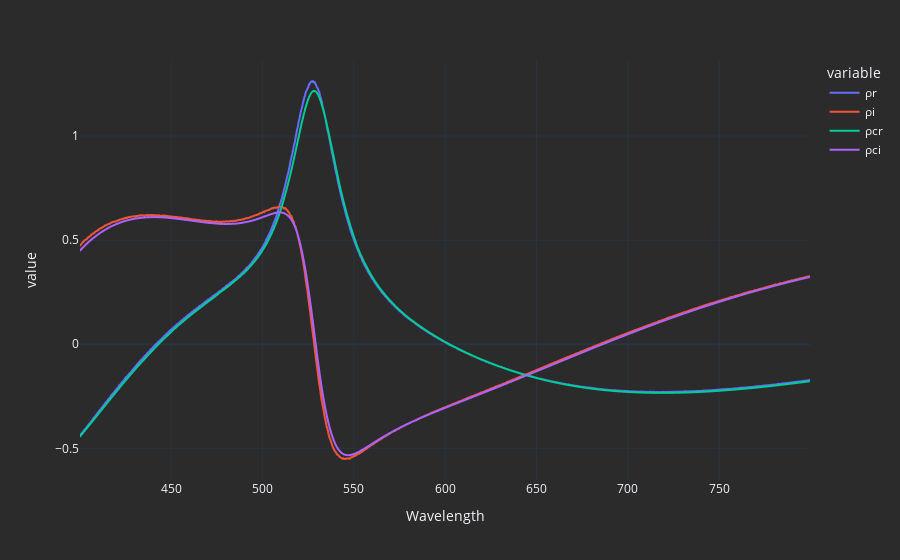

The code cell stored with this chart in its notebook:
### Code cell
pd.DataFrame({'ρr': ρ.apply(lambda x: x.real),
             'ρi': ρ.apply(lambda x: x.imag),
             'ρcr': fit_result.rho.real,
             'ρci': fit_result.rho.imag}, index= ρ.index).plot()

### Figure 1 — Plotly figure (JSON) as saved in the notebook; plotly's stock layout.template omitted (floating-point values rounded to 4 significant figures; data arrays with more than 128 entries replaced by an {"elided": "..."} marker saying what was removed)
{"data": [{"hovertemplate": "variable=ρr<br>Wavelength=%{x}<br>value=%{y}<extra></extra>", "legendgroup": "ρr", "line": {"color": "#636efa", "dash": "solid"}, "mode": "lines", "name": "ρr", "showlegend": true, "type": "scattergl", "x": {"elided": "926 float values"}, "xaxis": "x", "y": {"elided": "926 float values"}, "yaxis": "y"}, {"hovertemplate": "variable=ρi<br>Wavelength=%{x}<br>value=%{y}<extra></extra>", "legendgroup": "ρi", "line": {"color": "#EF553B", "dash": "solid"}, "mode": "lines", "name": "ρi", "showlegend": true, "type": "scattergl", "x": {"elided": "926 float values"}, "xaxis": "x", "y": {"elided": "926 float values"}, "yaxis": "y"}, {"hovertemplate": "variable=ρcr<br>Wavelength=%{x}<br>value=%{y}<extra></extra>", "legendgroup": "ρcr", "line": {"color": "#00cc96", "dash": "solid"}, "mode": "lines", "name": "ρcr", "showlegend": true, "type": "scattergl", "x": {"elided": "926 float values"}, "xaxis": "x", "y": {"elided": "926 float values"}, "yaxis": "y"}, {"hovertemplate": "variable=ρci<br>Wavelength=%{x}<br>value=%{y}<extra></extra>", "legendgroup": "ρci", "line": {"color": "#ab63fa", "dash": "solid"}, "mode": "lines", "name": "ρci", "showlegend": true, "type": "scattergl", "x": {"elided": "926 float values"}, "xaxis": "x", "y": {"elided": "926 float values"}, "yaxis": "y"}], "layout": {"autosize": true, "legend": {"title": {"text": "variable"}, "tracegroupgap": 0}, "margin": {"t": 60}, "xaxis": {"anchor": "y", "autorange": true, "domain": [0, 1], "range": [400.1, 799.7], "title": {"text": "Wavelength"}, "type": "linear"}, "yaxis": {"anchor": "x", "autorange": true, "domain": [0, 1], "range": [-0.6519, 1.365], "title": {"text": "value"}, "type": "linear"}}}
